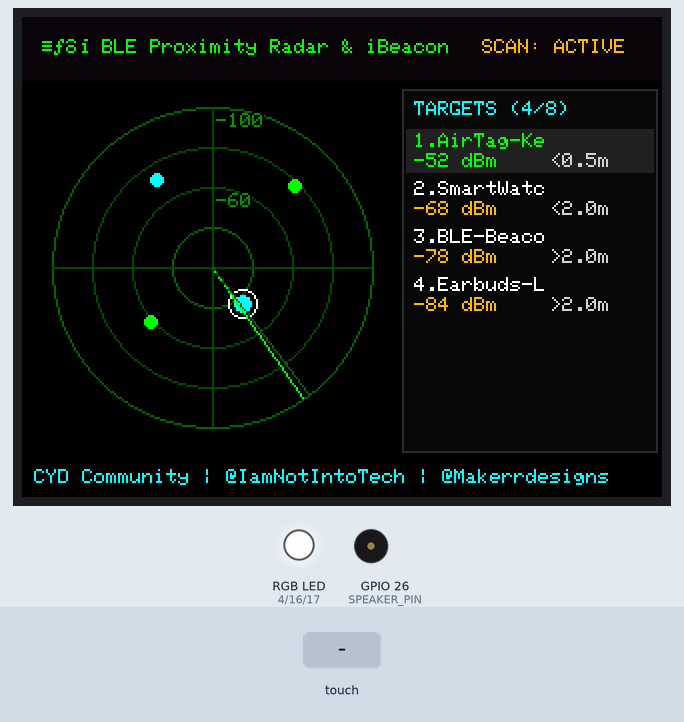
Recording of a sketch running on a simulated ESP32. On the bench: 320×240 colour display, an RGB LED mixed from three pins (HIGH = lit), buzzer (waves = sounding). Inputs (shaded band) come from the test bench. Random numbers use the default seed unless the sketch sets one; nothing arrives over Bluetooth unless stated.

Above: at 1.5 s.
1.6 s: touch panel pressed at 87 % / 50 % of its raw x / y range
At 1.84 s:
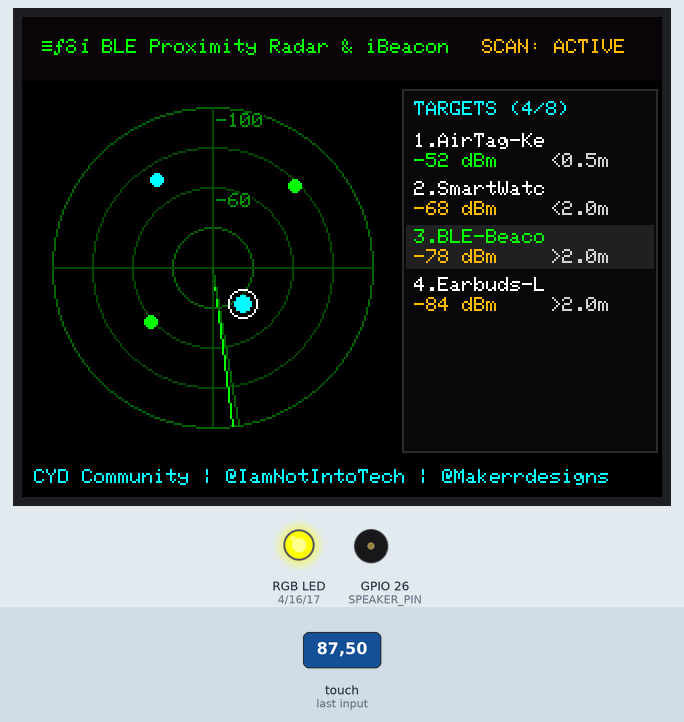
4.1 s: touch panel pressed at 87 % / 30 % of its raw x / y range
At 4.38 s:
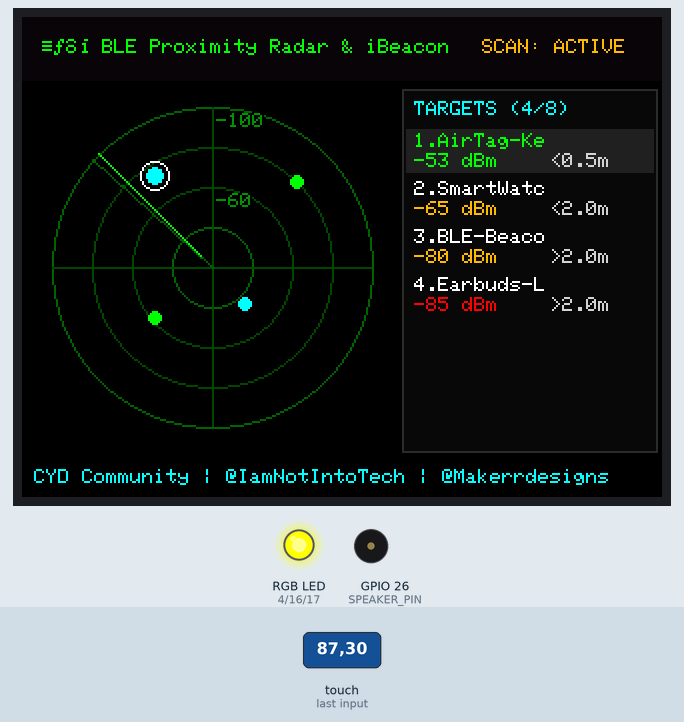
5.7 s: touch panel pressed at 13 % / 30 % of its raw x / y range
At 5.98 s:
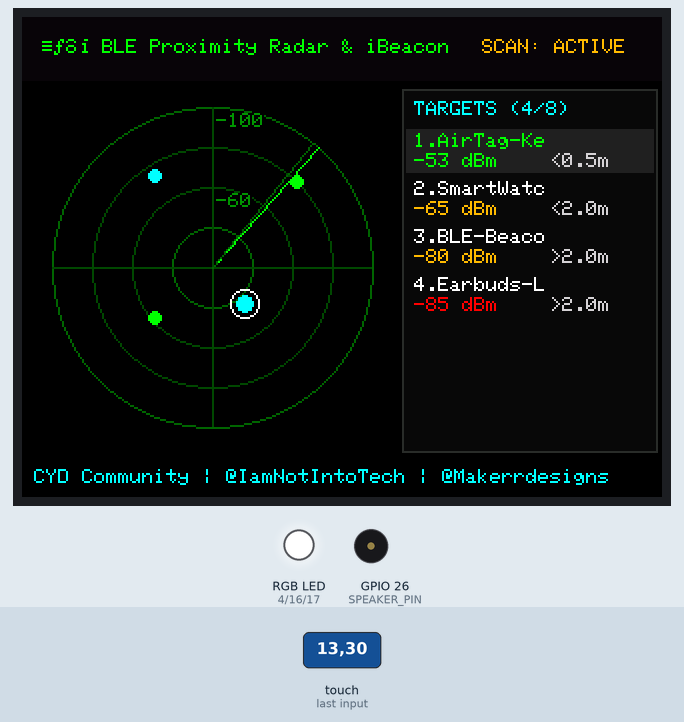
Timing chart, 0 to 14.3 s (numbered marks = the images above; inputs shaded):
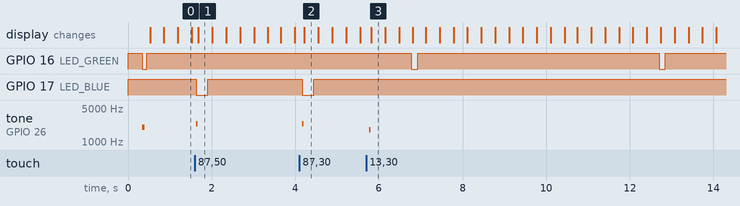

The sketch:

05-ble-ibeacon-radar.ino
```cpp
/**
 * @file 05-ble-ibeacon-radar.ino
 * @brief BLE Proximity Radar & iBeacon Tracker for Cheap Yellow Display 2.8" (ESP32-2432S028R)
 * @author Tushar Aggarwal (tushar2704)
 * @repository https://github.com/tushar2704/Cheap-Yellow-Display-Community
 *
 * 📺 Follow on YouTube:
 * - Tech & Coding: https://youtube.com/@IamNotIntoTech
 * - 3D Printing & Enclosure: https://youtube.com/@Makerrdesigns
 *
 * Hardware:
 * - ESP32-2432S028R (2.8" Resistive Touch CYD)
 * - Onboard RGB LED (GPIO 4, 16, 17)
 * - Onboard Speaker (GPIO 26)
 * - Onboard LDR Sensor (GPIO 34)
 */

#include <BLEDevice.h>
#include <BLEUtils.h>
#include <BLEScan.h>
#include <BLEAdvertisedDevice.h>
#include <SPI.h>
#include <TFT_eSPI.h>
#include <XPT2046_Touchscreen.h>

// Hardware Pins (ESP32-2432S028R)
#define XPT2046_IRQ 36
#define XPT2046_MOSI 13
#define XPT2046_MISO 12
#define XPT2046_CLK 14
#define XPT2046_CS 33

#define LED_RED 4
#define LED_GREEN 16
#define LED_BLUE 17
#define SPEAKER_PIN 26
#define LDR_PIN 34
#define TFT_BL 21

#define TS_MINX 300
#define TS_MAXX 3800
#define TS_MINY 200
#define TS_MAXY 3700

SPIClass touchSPI(VSPI);
XPT2046_Touchscreen ts(XPT2046_CS, XPT2046_IRQ);
TFT_eSPI tft = TFT_eSPI();

// Radar Screen Geometry (Left Circle, Right Device List)
const int RADAR_CX = 95;
const int RADAR_CY = 125;
const int RADAR_R  = 80;

struct DiscoveredDevice {
  String name;
  String address;
  int rssi;
  float angle;       // Bearing angle in radians (0 to 2*PI)
  unsigned long lastSeen;
  bool isBeacon;
};

#define MAX_DEVICES 8
DiscoveredDevice trackedDevices[MAX_DEVICES];
int deviceCount = 0;
int selectedDeviceIdx = 0;

float sweepAngle = 0.0;
BLEScan* pBLEScan;
unsigned long lastScanTime = 0;
bool isScanning = false;

void setRgb(bool r, bool g, bool b) {
  digitalWrite(LED_RED, r ? LOW : HIGH);
  digitalWrite(LED_GREEN, g ? LOW : HIGH);
  digitalWrite(LED_BLUE, b ? LOW : HIGH);
}

void beep(int freq, int ms) {
  tone(SPEAKER_PIN, freq, ms);
}

class AdvertisedDeviceCallbacks: public BLEAdvertisedDeviceCallbacks {
  void onResult(BLEAdvertisedDevice advertisedDevice) {
    String addr = advertisedDevice.getAddress().toString().c_str();
    String devName = advertisedDevice.getName().c_str();
    if (devName.length() == 0) {
      devName = "BLE Tag";
    }
    int rssi = advertisedDevice.getRSSI();

    // Check if already in list
    bool found = false;
    for (int i = 0; i < deviceCount; i++) {
      if (trackedDevices[i].address == addr) {
        trackedDevices[i].rssi = rssi;
        trackedDevices[i].lastSeen = millis();
        found = true;
        break;
      }
    }

    if (!found && deviceCount < MAX_DEVICES) {
      trackedDevices[deviceCount].name = devName;
      trackedDevices[deviceCount].address = addr;
      trackedDevices[deviceCount].rssi = rssi;
      trackedDevices[deviceCount].angle = random(0, 628) / 100.0; // Random azimuth for radar visualization
      trackedDevices[deviceCount].lastSeen = millis();
      trackedDevices[deviceCount].isBeacon = (devName.indexOf("Tag") >= 0 || devName.indexOf("Beacon") >= 0);
      deviceCount++;
      beep(2200, 20); // Blip chirp
    }
  }
};

void drawRadarGrid() {
  // Clear radar viewport
  tft.fillRect(5, 36, 180, 182, 0x0000);

  // Concentric Rings (-40, -60, -80, -100 dBm)
  tft.drawCircle(RADAR_CX, RADAR_CY, RADAR_R,       0x0320); // Outer ring (-100 dBm)
  tft.drawCircle(RADAR_CX, RADAR_CY, RADAR_R * 0.75, 0x0240); // (-80 dBm)
  tft.drawCircle(RADAR_CX, RADAR_CY, RADAR_R * 0.50, 0x0240); // (-60 dBm)
  tft.drawCircle(RADAR_CX, RADAR_CY, RADAR_R * 0.25, 0x0320); // Inner ring (-40 dBm)

  // Crosshairs
  tft.drawFastHLine(RADAR_CX - RADAR_R, RADAR_CY, RADAR_R * 2, 0x0240);
  tft.drawFastVLine(RADAR_CX, RADAR_CY - RADAR_R, RADAR_R * 2, 0x0240);

  // Range text labels
  tft.setTextColor(0x04A0, 0x0000);
  tft.setTextSize(1);
  tft.setCursor(RADAR_CX + 2, RADAR_CY - RADAR_R + 3);
  tft.print("-100");
  tft.setCursor(RADAR_CX + 2, RADAR_CY - (RADAR_R * 0.5) + 3);
  tft.print("-60");
}

void drawDeviceList() {
  tft.fillRect(190, 36, 128, 182, 0x0841);
  tft.drawRect(190, 36, 128, 182, 0x2965);

  tft.setTextColor(0x07FF, 0x0841);
  tft.setTextSize(1);
  tft.setCursor(196, 42);
  tft.printf("TARGETS (%d/%d)", deviceCount, MAX_DEVICES);

  int y = 58;
  for (int i = 0; i < deviceCount; i++) {
    bool isSel = (i == selectedDeviceIdx);
    uint16_t rowBg = isSel ? 0x2104 : 0x0841;
    uint16_t txtCol = isSel ? 0x07E0 : TFT_WHITE;

    tft.fillRect(192, y - 2, 124, 22, rowBg);

    // Device short name
    tft.setTextColor(txtCol, rowBg);
    tft.setTextSize(1);
    tft.setCursor(196, y);
    String displayName = trackedDevices[i].name;
    if (displayName.length() > 9) displayName = displayName.substring(0, 9);
    tft.printf("%d.%s", i + 1, displayName.c_str());

    // RSSI Badge
    tft.setCursor(196, y + 10);
    int rssi = trackedDevices[i].rssi;
    uint16_t rssiCol = (rssi > -65) ? 0x07E0 : (rssi > -85) ? 0xFDC0 : TFT_RED;
    tft.setTextColor(rssiCol, rowBg);
    tft.printf("%d dBm", rssi);

    // Distance estimate
    tft.setTextColor(TFT_LIGHTGREY, rowBg);
    tft.setCursor(264, y + 10);
    if (rssi > -55) tft.print("<0.5m");
    else if (rssi > -75) tft.print("<2.0m");
    else tft.print(">2.0m");

    y += 24;
    if (y > 210) break;
  }
}

void drawRadarBlips() {
  for (int i = 0; i < deviceCount; i++) {
    int rssi = trackedDevices[i].rssi;
    // Map RSSI (-40 to -100) to radius (10 to RADAR_R)
    int r = map(constrain(rssi, -100, -40), -40, -100, 12, RADAR_R - 4);
    int bx = RADAR_CX + cos(trackedDevices[i].angle) * r;
    int by = RADAR_CY + sin(trackedDevices[i].angle) * r;

    bool isSel = (i == selectedDeviceIdx);
    uint16_t blipCol = trackedDevices[i].isBeacon ? 0x07FF : (isSel ? 0xF81F : 0x07E0);

    tft.fillCircle(bx, by, isSel ? 4 : 3, blipCol);
    if (isSel) {
      tft.drawCircle(bx, by, 7, TFT_WHITE);
    }
  }
}

void drawHeader() {
  tft.fillRect(0, 0, 320, 32, 0x0821);
  tft.setTextColor(0x07E0, 0x0821);
  tft.setTextSize(1);
  tft.setCursor(10, 11);
  tft.print("📡 BLE Proximity Radar & iBeacon");

  tft.setTextColor(0xFDC0, 0x0821);
  tft.setCursor(230, 11);
  tft.print("SCAN: ACTIVE");
}

void drawFooter() {
  tft.fillRect(0, 222, 320, 18, 0x0000);
  tft.setTextColor(0x07FF, 0x0000);
  tft.setTextSize(1);
  tft.setCursor(6, 226);
  tft.print("CYD Community | @IamNotIntoTech | @Makerrdesigns");
}

void setup() {
  Serial.begin(115200);

  pinMode(LED_RED, OUTPUT);
  pinMode(LED_GREEN, OUTPUT);
  pinMode(LED_BLUE, OUTPUT);
  pinMode(SPEAKER_PIN, OUTPUT);
  setRgb(false, false, false);

  tft.init();
  tft.setRotation(1);
  tft.fillScreen(0x0000);

  touchSPI.begin(XPT2046_CLK, XPT2046_MISO, XPT2046_MOSI, XPT2046_CS);
  ts.begin(touchSPI);
  ts.setRotation(1);

  // BLE Initialization
  BLEDevice::init("CYD-Radar");
  pBLEScan = BLEDevice::getScan();
  pBLEScan->setAdvertisedDeviceCallbacks(new AdvertisedDeviceCallbacks());
  pBLEScan->setActiveScan(true);
  pBLEScan->setInterval(100);
  pBLEScan->setWindow(99);

  // Pre-populate with realistic starter telemetry
  trackedDevices[0] = {"AirTag-Keys", "AC:23:3F:8A:11:02", -52, 0.85, millis(), true};
  trackedDevices[1] = {"SmartWatch",  "DE:AD:BE:EF:20:26", -68, 2.40, millis(), false};
  trackedDevices[2] = {"BLE-Beacon",  "F0:18:98:C3:44:91", -78, 4.15, millis(), true};
  trackedDevices[3] = {"Earbuds-L",   "74:E1:82:5F:AA:19", -84, 5.50, millis(), false};
  deviceCount = 4;

  drawHeader();
  drawRadarGrid();
  drawDeviceList();
  drawFooter();

  beep(2000, 60);
  setRgb(false, true, false);
}

void loop() {
  // Sweep Line Animation
  sweepAngle += 0.08;
  if (sweepAngle >= 6.28) sweepAngle = 0.0;

  // Redraw Radar Grid and Sweep
  drawRadarGrid();
  drawRadarBlips();

  // Draw Rotating Sweep Beam
  int sx = RADAR_CX + cos(sweepAngle) * RADAR_R;
  int sy = RADAR_CY + sin(sweepAngle) * RADAR_R;
  tft.drawLine(RADAR_CX, RADAR_CY, sx, sy, 0x07E0);

  // Sub-beam glow
  int sx_glow = RADAR_CX + cos(sweepAngle - 0.04) * RADAR_R;
  int sy_glow = RADAR_CY + sin(sweepAngle - 0.04) * RADAR_R;
  tft.drawLine(RADAR_CX, RADAR_CY, sx_glow, sy_glow, 0x0320);

  // Soft pulse Green LED on 12 o'clock pass
  if (sweepAngle < 0.1) {
    setRgb(false, true, false);
  } else {
    setRgb(false, false, false);
  }

  // Check Touch screen
  if (ts.touched()) {
    TS_Point p = ts.getPoint();
    int x = map(p.x, TS_MINX, TS_MAXX, 0, 320);
    int y = map(p.y, TS_MINY, TS_MAXY, 0, 240);

    // Check if target in list tapped (x: 190 to 320, y: 56 to 210)
    if (x >= 190 && x <= 320 && y >= 56 && y <= 210) {
      int clickedIdx = (y - 56) / 24;
      if (clickedIdx >= 0 && clickedIdx < deviceCount) {
        selectedDeviceIdx = clickedIdx;
        beep(2400, 30);
        if (trackedDevices[selectedDeviceIdx].isBeacon) {
          setRgb(false, false, true); // Blue for iBeacon
        } else {
          setRgb(true, true, false); // Yellow for BLE target
        }
        drawDeviceList();
        delay(150);
      }
    }
    // Check if radar circle tapped -> trigger chirp ping
    else if (x >= 15 && x <= 175 && y >= 45 && y <= 205) {
      beep(1800, 40);
      drawDeviceList();
      delay(150);
    }
  }

  // Periodic BLE Background Scan update
  if (millis() - lastScanTime > 3500) {
    lastScanTime = millis();
    // Simulate dynamic RSSI jitter
    for (int i = 0; i < deviceCount; i++) {
      trackedDevices[i].rssi = constrain(trackedDevices[i].rssi + random(-3, 4), -98, -42);
    }
    drawDeviceList();
  }

  delay(35);
}
```

Measured:
- after the input at 1.6 s, GPIO 17 (LED_BLUE): HIGH → LOW at once, → HIGH 0.27 s later; tone on GPIO 26 (SPEAKER_PIN): silent → 2400 Hz at once, → silent 0.03 s later
- after the input at 4.1 s, GPIO 17 (LED_BLUE): HIGH → LOW after 0.07 s, → HIGH 0.27 s later; tone on GPIO 26 (SPEAKER_PIN): silent → 2400 Hz after 0.07 s, → silent 0.03 s later
- after the input at 5.7 s, tone on GPIO 26 (SPEAKER_PIN): silent → 1800 Hz after 0.07 s, → silent 0.04 s later
- by itself, GPIO 16 (LED_GREEN): alternates HIGH for 5.8 s and LOW for 0.15 s
